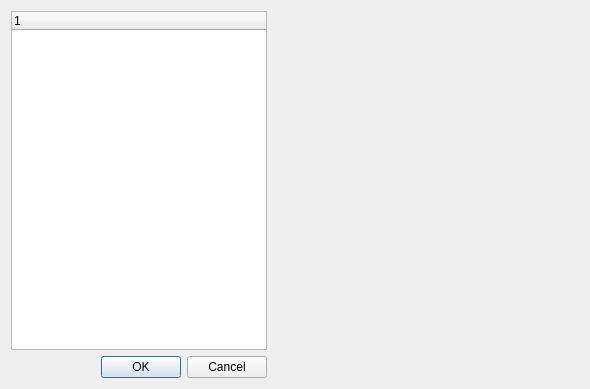
<?xml version="1.0" encoding="UTF-8"?>
<ui version="4.0">
 <class>PreferenceDialog</class>
 <widget class="QDialog" name="PreferenceDialog">
  <property name="geometry">
   <rect>
    <x>0</x>
    <y>0</y>
    <width>590</width>
    <height>389</height>
   </rect>
  </property>
  <property name="windowTitle">
   <string>Preferences</string>
  </property>
  <layout class="QHBoxLayout" name="horizontalLayout" stretch="0,1">
   <item>
    <layout class="QVBoxLayout" name="verticalLayout">
     <item>
      <widget class="QTreeWidget" name="treeWidget">
       <property name="sizePolicy">
        <sizepolicy hsizetype="Minimum" vsizetype="Expanding">
         <horstretch>0</horstretch>
         <verstretch>0</verstretch>
        </sizepolicy>
       </property>
       <column>
        <property name="text">
         <string/>
        </property>
       </column>
      </widget>
     </item>
     <item>
      <widget class="QDialogButtonBox" name="buttonBox">
       <property name="standardButtons">
        <set>QDialogButtonBox::Cancel|QDialogButtonBox::Ok</set>
       </property>
      </widget>
     </item>
    </layout>
   </item>
   <item>
    <widget class="QStackedWidget" name="stackedWidget"/>
   </item>
  </layout>
 </widget>
 <resources/>
 <connections/>
</ui>
